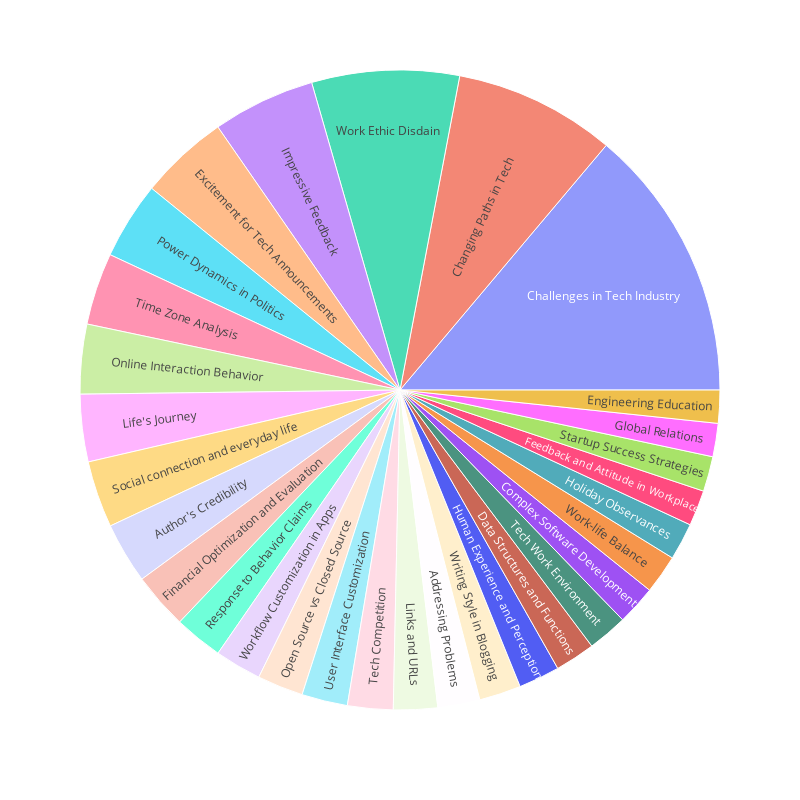

The cell this chart's notebook holds for it:
### Code cell
res = get_docs(dict(query="llama3 is awesome")).json()
docs, topics, topic_groups = res["docs"], res["topics"], res["topic_groups"]
topic_df = pd.DataFrame(topics).dropna()
topic_df.head()
fig = px.sunburst(topic_df.iloc[:30], path=["short_title"], values="prevalence", hover_data=["one_sentence_summary", "topic_id"], )
fig.update_layout(width=800, height=800)
fig

### Figure 1 — Plotly figure (JSON) as saved in the notebook; plotly's stock layout.template omitted (floating-point values rounded to 4 significant figures)
{"data": [{"branchvalues": "total", "customdata": [["The theme revolves around identifying, acknowledging, and attempting to address various problems within different contexts.", 6], ["The theme revolves around the credibility or lack thereof of authors in their writing, specifically addressing the misleading nature of headlines, comments, and articles.", 196], ["The theme explores various challenges and issues faced in the technology industry, including user complaints, biases in moderation, and privacy concerns.", 404], ["The examples discuss individuals shifting their focus and careers within the tech industry over a period of time.", 69], ["The theme explores the challenges and strategies involved in designing, building, and deploying complex software systems.", 304], ["The theme explores the use and implementation of various data structures and functions, including arrays, trees, hashing techniques, and compressed jumpback tables.", 186], ["The theme discusses various aspects of engineering education, including teaching methods, programming paradigms, quantum computing, and self-learning electronics.", 104], ["Enthusiastic anticipation for upcoming tech releases and announcements.", 247], ["The theme focuses on the importance of feedback delivery, attitude, and emotional intelligence in workplace settings.", 47], ["The theme revolves around financial optimization, evaluation of profits, tax implications, and market reactions in various industries.", 49], ["The theme explores various issues related to international relations, government policies, and citizen experiences in different countries, including the US, EU, Canada, and others.", 125], ["The theme revolves around various holiday observances and related events occurring on specific dates throughout the years between 2013 and 2023.", 329], ["Exploration of human consciousness, belief systems, and societal impact on reality perception.", 508], ["The feedback is overwhelmingly positive, highlighting the impressive work, neat transitions, and great polish of a project.", 96], ["Exploring the ups and downs of life, from riches and fame to challenges and grief, with a focus on relationships and personal growth.", 349], ["The theme revolves around the presence and usage of various hyperlinks and URLs within the text.", 355], ["The examples provided illustrate various behaviors observed in online interactions such as sharing links, upvoting/downvoting, commenting, and mentioning individuals.", 377], ["The debate between open-source and closed-source software, and the various factors influencing their success in different fields.", 456], ["The theme explores the complex power dynamics and control structures present in politics, government, and society.", 501], ["The theme revolves around responses to claims and occurrences of inappropriate behavior in various situations.", 289], ["The theme explores the importance of social connections, daily routines, and unexpected discoveries in everyday life.", 390], ["The theme explores strategies and insights for achieving success in startups, from leveraging personal resources and experiences to entering new markets and attracting funding.", 299], ["The theme explores the competition and impact of major players in the technology industry on innovation and market dynamics.", 98], ["The examples discuss various aspects of the tech work environment including company structure, employee performance, team dynamics, and management styles.", 350], ["The theme revolves around analyzing time zones, working days, and historical timestamps.", 172], ["The theme revolves around the ability for users to customize their browsing experience through altering settings, features, and controls to better suit their preferences.", 291], ["The examples showcase a negative attitude towards individuals perceived as not contributing or working effectively in the workplace.", 41], ["The theme explores the balance between work and personal life, emphasizing the importance of pursuing fulfilling activities outside of work.", 27], ["The theme revolves around building and customizing workflows, features, and interfaces for web applications using various tools and integrations.", 189], ["The theme discusses the impact of writing style on the reception of a blog post by readers and on platforms like Hacker News.", 341]], "domain": {"x": [0, 1], "y": [0, 1]}, "hovertemplate": "labels=%{label}<br>prevalence=%{value}<br>parent=%{parent}<br>id=%{id}<br>one_sentence_summary=%{customdata[0]}<br>topic_id=%{customdata[1]}<extra></extra>", "ids": ["Addressing Problems", "Author's Credibility", "Challenges in Tech Industry", "Changing Paths in Tech", "Complex Software Development", "Data Structures and Functions", "Engineering Education", "Excitement for Tech Announcements", "Feedback and Attitude in Workplace", "Financial Optimization and Evaluation", "Global Relations", "Holiday Observances", "Human Experience and Perception", "Impressive Feedback", "Life's Journey", "Links and URLs", "Online Interaction Behavior", "Open Source vs Closed Source", "Power Dynamics in Politics", "Response to Behavior Claims", "Social connection and everyday life", "Startup Success Strategies", "Tech Competition", "Tech Work Environment", "Time Zone Analysis", "User Interface Customization", "Work Ethic Disdain", "Work-life Balance", "Workflow Customization in Apps", "Writing Style in Blogging"], "labels": ["Addressing Problems", "Author's Credibility", "Challenges in Tech Industry", "Changing Paths in Tech", "Complex Software Development", "Data Structures and Functions", "Engineering Education", "Excitement for Tech Announcements", "Feedback and Attitude in Workplace", "Financial Optimization and Evaluation", "Global Relations", "Holiday Observances", "Human Experience and Perception", "Impressive Feedback", "Life's Journey", "Links and URLs", "Online Interaction Behavior", "Open Source vs Closed Source", "Power Dynamics in Politics", "Response to Behavior Claims", "Social connection and everyday life", "Startup Success Strategies", "Tech Competition", "Tech Work Environment", "Time Zone Analysis", "User Interface Customization", "Work Ethic Disdain", "Work-life Balance", "Workflow Customization in Apps", "Writing Style in Blogging"], "name": "", "parents": ["", "", "", "", "", "", "", "", "", "", "", "", "", "", "", "", "", "", "", "", "", "", "", "", "", "", "", "", "", ""], "type": "sunburst", "values": [0.009412, 0.01364, 0.06131, 0.03609, 0.00882, 0.008966, 0.007374, 0.01995, 0.007982, 0.01259, 0.007443, 0.008278, 0.009209, 0.02295, 0.01506, 0.009842, 0.01556, 0.01029, 0.01728, 0.01089, 0.01492, 0.007832, 0.01017, 0.008924, 0.01612, 0.01025, 0.03296, 0.008706, 0.01042, 0.00934]}], "layout": {"height": 800, "legend": {"tracegroupgap": 0}, "margin": {"t": 60}, "width": 800}}
